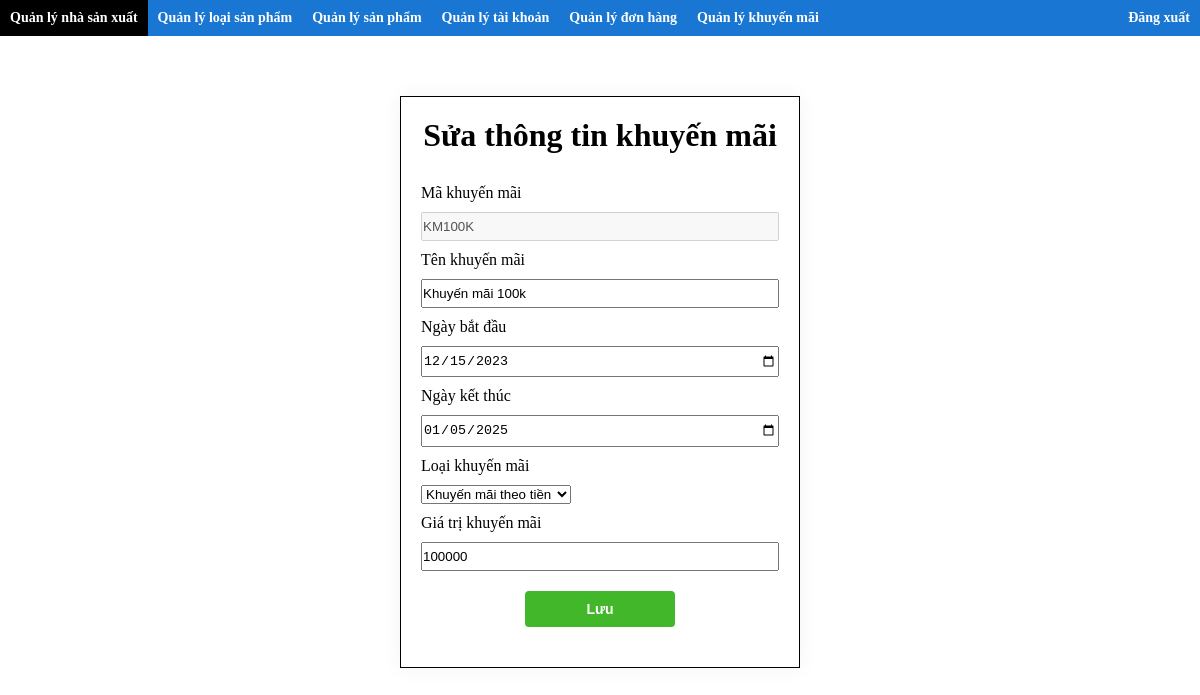
The page /webbanmaytinh/src/admin/index.php?action=quanlykhuyenmai&&query=sua&this_id=KM100K (signed in) on the database as committed earlier.
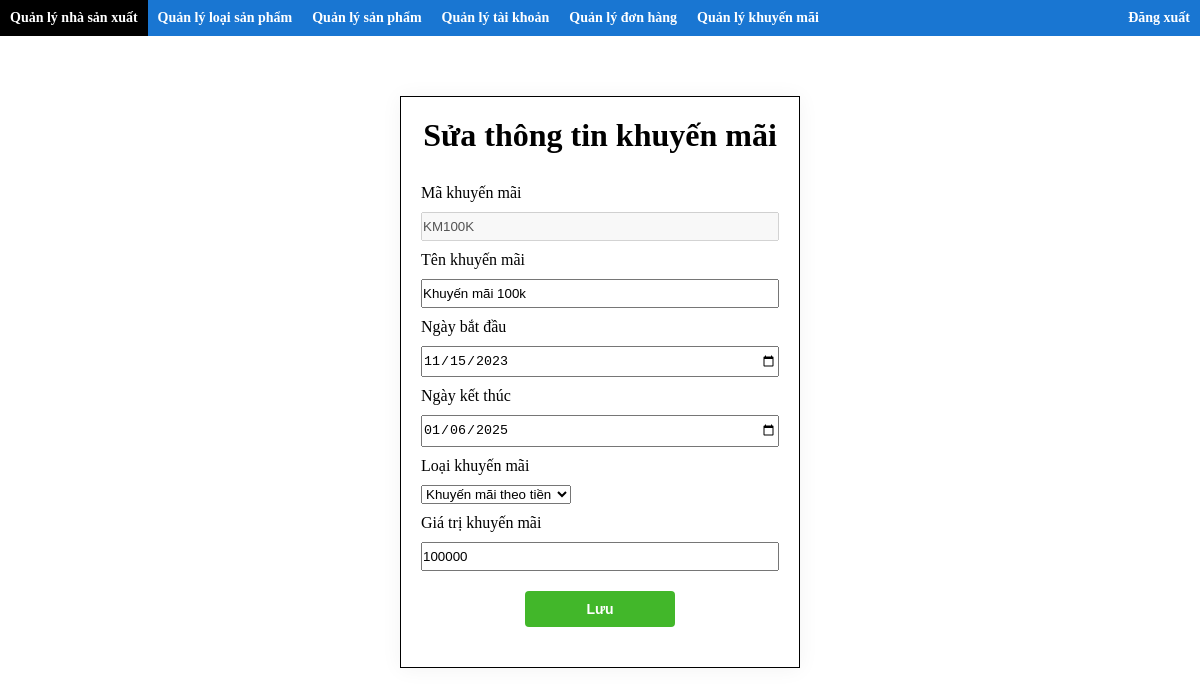
The same page on the database as committed later.
### tables this page shows
CREATE TABLE IF NOT EXISTS `khuyenmai` (
  `maKhuyenMai` varchar(50) NOT NULL,
  `tenKhuyenMai` varchar(50) NOT NULL,
  `ngayBatDau` date DEFAULT NULL,
  `ngayKetThuc` date DEFAULT NULL,
  `maLKM` varchar(50) NOT NULL,
  `giaTriKhuyenMai` double NOT NULL,
  PRIMARY KEY (`maKhuyenMai`),
  KEY `PK_KM_LKM` (`maLKM`)
);

CREATE TABLE IF NOT EXISTS `loaikhuyenmai` (
  `maLoai` varchar(50) NOT NULL,
  `tenLoai` varchar(50) NOT NULL,
  PRIMARY KEY (`maLoai`)
);

### webbanmaytinh/src/admin/modules/quanlykhuyenmai/sua.php (the view, shortened to what this page needs)
<?php
include '../././db/connect.php';
if (isset($_GET['this_id'])) {
    $this_id = $_GET['this_id'];
}
?>
<form class="form" action="./index.php?action=quanlykhuyenmai&&query=sua&&this_id=<?php echo $this_id ?>" method="POST" enctype="multipart/form-data">
    <div class="form-main">
        <div class="form-title">
            <h1>Sửa thông tin khuyến mãi</h1>
        </div>
        <div class="form-content">
            <?php
            $sql = "SELECT maKhuyenMai as ma, tenKhuyenMai as ten, ngayBatDau, ngayKetThuc, maLKM, giaTriKhuyenMai
            FROM khuyenmai
            JOIN loaikhuyenmai ON khuyenmai.maLKM = loaikhuyenmai.maLoai
            WHERE maKhuyenMai='$this_id'";
            $result = mysqli_query($conn, $sql);
            while ($row = mysqli_fetch_array($result)) {
            ?>
                <label class="label">Mã khuyến mãi</label>
                <input class="text" type="text" name="ma" value="<?php echo $row['ma'] ?>" disabled>
                <label class="label">Tên khuyến mãi</label>
                <input class="text" type="text" name="ten" value="<?php echo (!empty($ten) ? $ten : $row['ten']) ?>">
                <label class="label">Ngày bắt đầu</label>
                <input class="text" type="date" name="ngayBatDau" value="<?php echo (!empty($ngayBatDau) ? $ngayBatDau : $row['ngayBatDau']) ?>">
                <label class="label">Ngày kết thúc</label>
                <input class="text" type="date" name="ngayKetThuc" value="<?php echo (!empty($ngayKetThuc) ? $ngayKetThuc : $row['ngayKetThuc']) ?>">
                <label class="label">Loại khuyến mãi</label>
                <select name="loaikm" id="Hang">
                    <?php
                    $sql1 = "SELECT maLoai, tenLoai FROM loaikhuyenmai";
                    $result1 = mysqli_query($conn, $sql1);
                    while ($row1 = mysqli_fetch_array($result1)) {
                    ?>
                        <option value="<?php echo $row1['maLoai'] ?>" <?php if ($row1['maLoai'] == $row['maLKM']) { echo 'selected'; } ?>>
                            <?php echo $row1['tenLoai'] ?>
                        </option>
                    <?php
                    }
                    ?>
                </select>
                <label class="label">Giá trị khuyến mãi</label>
                <input class="text" type="text" name="giaTriKhuyenMai" value="<?php echo (!empty($giaTriKhuyenMai) ? $giaTriKhuyenMai : $row['giaTriKhuyenMai']) ?>">
            <?php
            }
            ?>
            <input class="submit" type="submit" name="submit" value="Lưu">
        </div>
    </div>
</form>

Rows that differ between the two databases and show on the page:
changed khuyenmai "KM100K": ngayBatDau "12/15/2023" → "11/15/2023"; ngayKetThuc "01/05/2025" → "01/06/2025"
